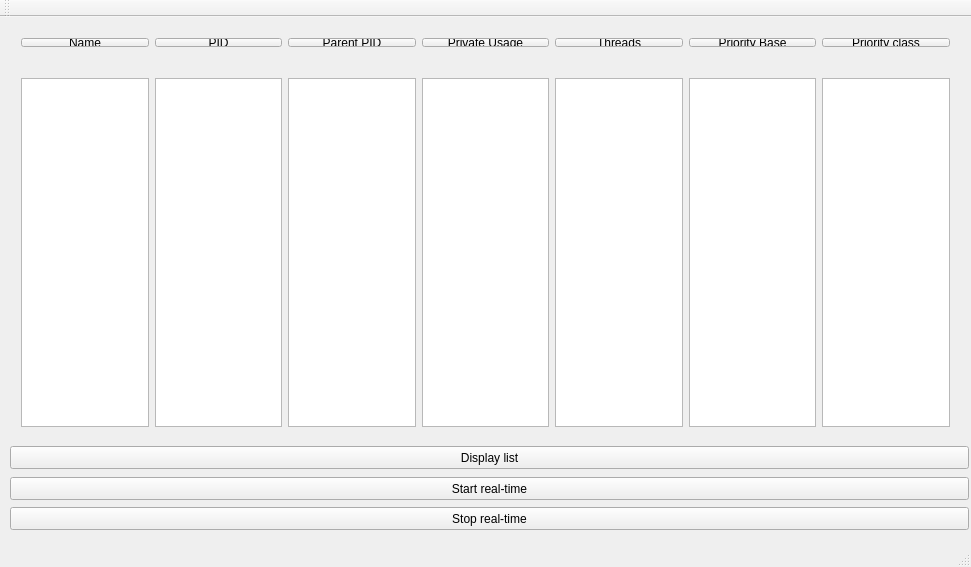
<?xml version="1.0" encoding="UTF-8"?>
<ui version="4.0">
 <class>MainWindow</class>
 <widget class="QMainWindow" name="MainWindow">
  <property name="geometry">
   <rect>
    <x>0</x>
    <y>0</y>
    <width>971</width>
    <height>567</height>
   </rect>
  </property>
  <property name="windowTitle">
   <string>MainWindow</string>
  </property>
  <widget class="QWidget" name="centralWidget">
   <widget class="QPushButton" name="displayButton">
    <property name="geometry">
     <rect>
      <x>10</x>
      <y>429</y>
      <width>959</width>
      <height>23</height>
     </rect>
    </property>
    <property name="text">
     <string>Display list</string>
    </property>
   </widget>
   <widget class="QPushButton" name="startRealTimeButton">
    <property name="geometry">
     <rect>
      <x>10</x>
      <y>460</y>
      <width>959</width>
      <height>23</height>
     </rect>
    </property>
    <property name="text">
     <string>Start real-time</string>
    </property>
   </widget>
   <widget class="QWidget" name="horizontalLayoutWidget">
    <property name="geometry">
     <rect>
      <x>10</x>
      <y>10</y>
      <width>951</width>
      <height>31</height>
     </rect>
    </property>
    <layout class="QHBoxLayout" name="horizontalLayout">
     <item>
      <widget class="QPushButton" name="nameButton">
       <property name="text">
        <string>Name</string>
       </property>
      </widget>
     </item>
     <item>
      <widget class="QPushButton" name="PIDButton">
       <property name="text">
        <string>PID</string>
       </property>
      </widget>
     </item>
     <item>
      <widget class="QPushButton" name="parentPIDButton">
       <property name="text">
        <string>Parent PID</string>
       </property>
      </widget>
     </item>
     <item>
      <widget class="QPushButton" name="privateUsageButton">
       <property name="text">
        <string>Private Usage</string>
       </property>
      </widget>
     </item>
     <item>
      <widget class="QPushButton" name="threadsButton">
       <property name="text">
        <string>Threads</string>
       </property>
      </widget>
     </item>
     <item>
      <widget class="QPushButton" name="priorityButton">
       <property name="text">
        <string>Priority Base</string>
       </property>
      </widget>
     </item>
     <item>
      <widget class="QPushButton" name="priorityClassButton">
       <property name="text">
        <string>Priority class</string>
       </property>
      </widget>
     </item>
    </layout>
   </widget>
   <widget class="QWidget" name="horizontalLayoutWidget_2">
    <property name="geometry">
     <rect>
      <x>10</x>
      <y>50</y>
      <width>951</width>
      <height>371</height>
     </rect>
    </property>
    <layout class="QHBoxLayout" name="horizontalLayout_2">
     <item>
      <widget class="QTextBrowser" name="nameBrowser"/>
     </item>
     <item>
      <widget class="QTextBrowser" name="PIDBrowser"/>
     </item>
     <item>
      <widget class="QTextBrowser" name="parentPIDBrowser"/>
     </item>
     <item>
      <widget class="QTextBrowser" name="privateUsageBrowser"/>
     </item>
     <item>
      <widget class="QTextBrowser" name="threadsBrowser"/>
     </item>
     <item>
      <widget class="QTextBrowser" name="priorityBrowser"/>
     </item>
     <item>
      <widget class="QTextBrowser" name="priorityClassBrowser"/>
     </item>
    </layout>
   </widget>
   <widget class="QPushButton" name="stopRealTimeButton">
    <property name="geometry">
     <rect>
      <x>10</x>
      <y>490</y>
      <width>959</width>
      <height>23</height>
     </rect>
    </property>
    <property name="text">
     <string>Stop real-time</string>
    </property>
   </widget>
  </widget>
  <widget class="QMenuBar" name="menuBar">
   <property name="geometry">
    <rect>
     <x>0</x>
     <y>0</y>
     <width>971</width>
     <height>21</height>
    </rect>
   </property>
  </widget>
  <widget class="QToolBar" name="mainToolBar">
   <attribute name="toolBarArea">
    <enum>TopToolBarArea</enum>
   </attribute>
   <attribute name="toolBarBreak">
    <bool>false</bool>
   </attribute>
  </widget>
  <widget class="QStatusBar" name="statusBar"/>
 </widget>
 <layoutdefault spacing="6" margin="11"/>
 <resources/>
 <connections/>
</ui>
